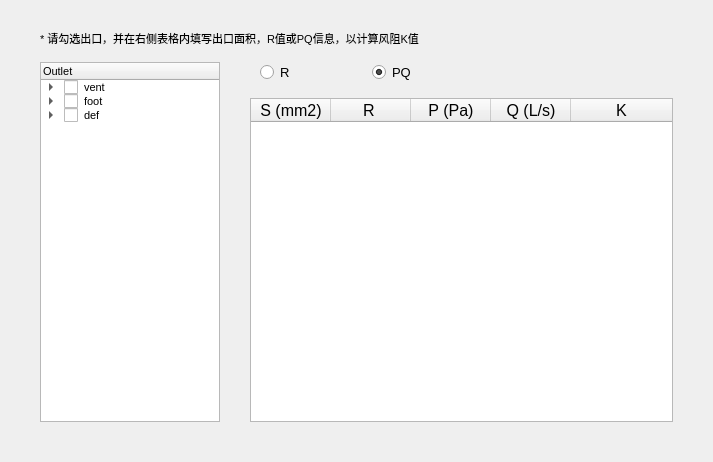
<?xml version="1.0" encoding="UTF-8"?>
<ui version="4.0">
 <class>Form</class>
 <widget class="QWidget" name="Form">
  <property name="geometry">
   <rect>
    <x>0</x>
    <y>0</y>
    <width>713</width>
    <height>461</height>
   </rect>
  </property>
  <property name="maximumSize">
   <size>
    <width>780</width>
    <height>540</height>
   </size>
  </property>
  <property name="font">
   <font>
    <pointsize>12</pointsize>
   </font>
  </property>
  <property name="windowTitle">
   <string>Form</string>
  </property>
  <layout class="QGridLayout" name="gridLayout">
   <property name="leftMargin">
    <number>40</number>
   </property>
   <property name="topMargin">
    <number>30</number>
   </property>
   <property name="rightMargin">
    <number>40</number>
   </property>
   <property name="bottomMargin">
    <number>40</number>
   </property>
   <property name="horizontalSpacing">
    <number>30</number>
   </property>
   <property name="verticalSpacing">
    <number>15</number>
   </property>
   <item row="1" column="1">
    <layout class="QHBoxLayout" name="horizontalLayout">
     <property name="spacing">
      <number>10</number>
     </property>
     <property name="leftMargin">
      <number>10</number>
     </property>
     <property name="rightMargin">
      <number>200</number>
     </property>
     <item>
      <widget class="QRadioButton" name="radioButton_R">
       <property name="font">
        <font>
         <pointsize>10</pointsize>
        </font>
       </property>
       <property name="text">
        <string>R</string>
       </property>
       <property name="checked">
        <bool>false</bool>
       </property>
      </widget>
     </item>
     <item>
      <widget class="QRadioButton" name="radioButton_PQ">
       <property name="font">
        <font>
         <pointsize>10</pointsize>
        </font>
       </property>
       <property name="text">
        <string>PQ</string>
       </property>
       <property name="checked">
        <bool>true</bool>
       </property>
      </widget>
     </item>
    </layout>
   </item>
   <item row="0" column="0" colspan="2">
    <widget class="QLabel" name="label">
     <property name="font">
      <font>
       <family>MS Shell Dlg 2</family>
       <pointsize>8</pointsize>
      </font>
     </property>
     <property name="text">
      <string>* 请勾选出口，并在右侧表格内填写出口面积，R值或PQ信息，以计算风阻K值</string>
     </property>
    </widget>
   </item>
   <item row="1" column="0" rowspan="2">
    <widget class="QTreeWidget" name="Widget">
     <property name="minimumSize">
      <size>
       <width>0</width>
       <height>360</height>
      </size>
     </property>
     <property name="maximumSize">
      <size>
       <width>180</width>
       <height>16777215</height>
      </size>
     </property>
     <property name="font">
      <font>
       <pointsize>8</pointsize>
      </font>
     </property>
     <column>
      <property name="text">
       <string>Outlet</string>
      </property>
     </column>
     <item>
      <property name="text">
       <string>vent</string>
      </property>
      <property name="checkState">
       <enum>Unchecked</enum>
      </property>
      <property name="flags">
       <set>ItemIsSelectable|ItemIsDragEnabled|ItemIsDropEnabled|ItemIsEnabled</set>
      </property>
      <item>
       <property name="text">
        <string>outlet_VT_SD</string>
       </property>
       <property name="checkState">
        <enum>Unchecked</enum>
       </property>
       <property name="flags">
        <set>ItemIsSelectable|ItemIsDragEnabled|ItemIsDropEnabled|ItemIsEnabled</set>
       </property>
      </item>
      <item>
       <property name="text">
        <string>outlet_VT_CD</string>
       </property>
       <property name="checkState">
        <enum>Unchecked</enum>
       </property>
      </item>
      <item>
       <property name="text">
        <string>outlet_VT_CP</string>
       </property>
       <property name="checkState">
        <enum>Unchecked</enum>
       </property>
      </item>
      <item>
       <property name="text">
        <string>outlet_VT_SP</string>
       </property>
       <property name="checkState">
        <enum>Unchecked</enum>
       </property>
      </item>
      <item>
       <property name="text">
        <string>outlet_VT_RD</string>
       </property>
       <property name="checkState">
        <enum>Unchecked</enum>
       </property>
      </item>
      <item>
       <property name="text">
        <string>outlet_VT_RP</string>
       </property>
       <property name="checkState">
        <enum>Unchecked</enum>
       </property>
      </item>
     </item>
     <item>
      <property name="text">
       <string>foot</string>
      </property>
      <property name="checkState">
       <enum>Unchecked</enum>
      </property>
      <item>
       <property name="text">
        <string>outlet_FT_SD</string>
       </property>
       <property name="checkState">
        <enum>Unchecked</enum>
       </property>
      </item>
      <item>
       <property name="text">
        <string>outlet_FT_SP</string>
       </property>
       <property name="checkState">
        <enum>Unchecked</enum>
       </property>
      </item>
      <item>
       <property name="text">
        <string>outlet_FT_RD</string>
       </property>
       <property name="checkState">
        <enum>Unchecked</enum>
       </property>
      </item>
      <item>
       <property name="text">
        <string>outlet_FT_RP</string>
       </property>
       <property name="checkState">
        <enum>Unchecked</enum>
       </property>
      </item>
     </item>
     <item>
      <property name="text">
       <string>def</string>
      </property>
      <property name="checkState">
       <enum>Unchecked</enum>
      </property>
      <item>
       <property name="text">
        <string>outlet_DEF_SD</string>
       </property>
       <property name="checkState">
        <enum>Unchecked</enum>
       </property>
      </item>
      <item>
       <property name="text">
        <string>outlet_DEF_CD</string>
       </property>
       <property name="checkState">
        <enum>Unchecked</enum>
       </property>
      </item>
      <item>
       <property name="text">
        <string>outlet_DEF_CP</string>
       </property>
       <property name="checkState">
        <enum>Unchecked</enum>
       </property>
      </item>
      <item>
       <property name="text">
        <string>outlet_DEF_SP</string>
       </property>
       <property name="checkState">
        <enum>Unchecked</enum>
       </property>
      </item>
     </item>
    </widget>
   </item>
   <item row="2" column="1">
    <widget class="QTableWidget" name="tableWidget">
     <property name="horizontalScrollBarPolicy">
      <enum>Qt::ScrollBarAsNeeded</enum>
     </property>
     <property name="rowCount">
      <number>0</number>
     </property>
     <attribute name="horizontalHeaderDefaultSectionSize">
      <number>80</number>
     </attribute>
     <attribute name="horizontalHeaderStretchLastSection">
      <bool>true</bool>
     </attribute>
     <column>
      <property name="text">
       <string>S (mm2)</string>
      </property>
     </column>
     <column>
      <property name="text">
       <string>R </string>
      </property>
     </column>
     <column>
      <property name="text">
       <string>P (Pa)</string>
      </property>
     </column>
     <column>
      <property name="text">
       <string>Q (L/s)</string>
      </property>
     </column>
     <column>
      <property name="text">
       <string>K</string>
      </property>
     </column>
    </widget>
   </item>
  </layout>
 </widget>
 <resources/>
 <connections/>
</ui>
